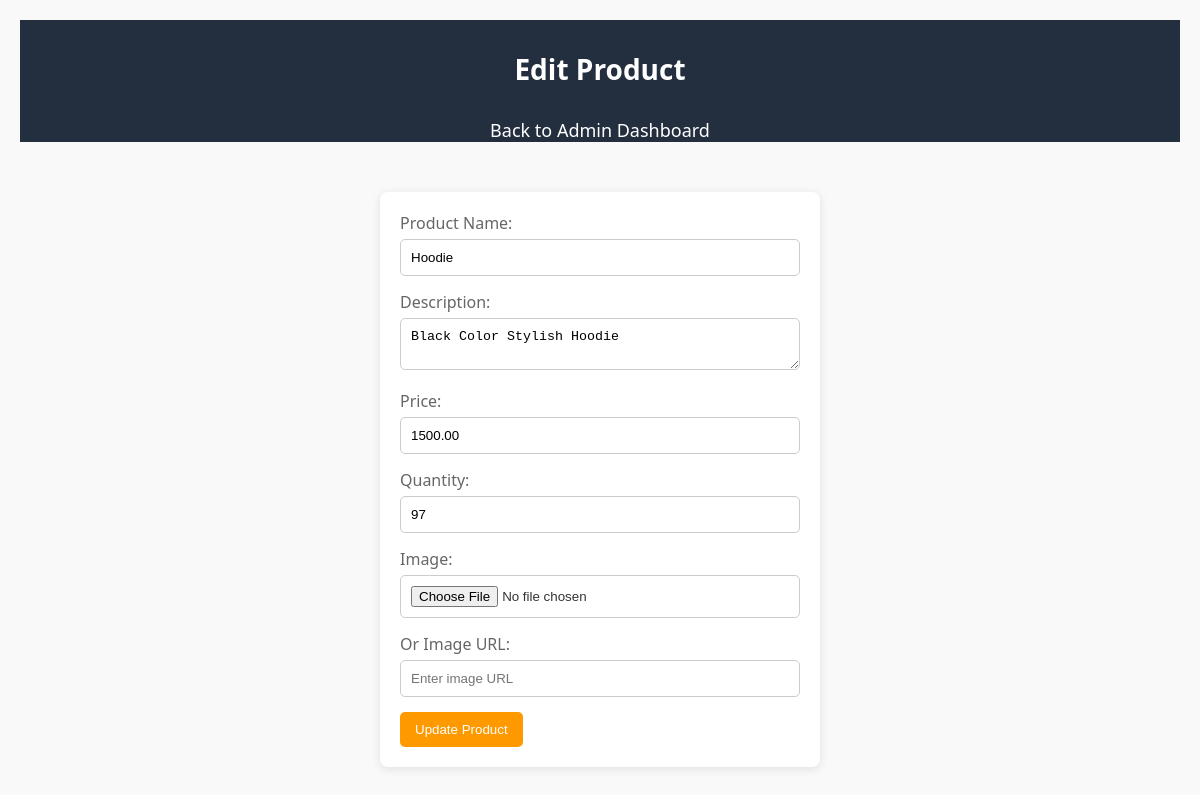
Page /Admin/edit_product.php?id=12 (signed in) on the committed database.
### tables this page shows
CREATE TABLE `products` (
  `id` int(11) NOT NULL,
  `name` varchar(100) NOT NULL,
  `description` text NOT NULL,
  `price` decimal(10,2) NOT NULL,
  `quantity` int(11) NOT NULL,
  `image` varchar(255) DEFAULT NULL,
  `category_id` int(11) DEFAULT NULL
);

### Admin/edit_product.php (the view, shortened to what this page needs)
<?php
$host = 'localhost';
$db = 'ecomerce';
$user = 'root';
$pass = '';
$conn = new mysqli($host, $user, $pass, $db);
if (isset($_GET['id'])) {
    $productId = $_GET['id'];
    $stmt = $conn->prepare("SELECT * FROM products WHERE id = ?");
    $stmt->bind_param("i", $productId);
    $stmt->execute();
    $result = $stmt->get_result();
    if ($result->num_rows > 0) {
        $product = $result->fetch_assoc();
    } else {
        die("Product not found.");
    }
} else {
    die("No product ID provided.");
}
?>
<!DOCTYPE html>
<html lang="en">
<head>
</head>
<body>
<header>Edit Product</header>
<nav>
    <ul>
      <li><a href="admin.php">Back to Admin Dashboard</a></li>
    </ul>
</nav>
<?php if (isset($product)): ?>
<form action="" method="post" enctype="multipart/form-data">
<label for="name">Product Name:</label>
<input type="text" id="name" name="name" value="<?php echo htmlspecialchars($product['name']); ?>" required>
<label for="description">Description:</label>
<textarea id="description" name="description" required><?php echo htmlspecialchars($product['description']); ?></textarea>
<label for="price">Price:</label>
<input type="text" id="price" name="price" value="<?php echo htmlspecialchars($product['price']); ?>" required>
<label for="quantity">Quantity:</label>
<input type="number" id="quantity" name="quantity" value="<?php echo htmlspecialchars($product['quantity']); ?>" required>
<label for="image">Image:</label>
<input type="file" id="image" name="image">
<label for="image_url">Or Image URL:</label>
<input type="text" id="image_url" name="image_url" placeholder="Enter image URL">
<input type="submit" name="update_product" value="Update Product">
</form>
<?php else: ?>
<p>No product found to edit.</p>
<?php endif; ?>
</body>
</html>

### Admin/edit_product.php (style rules this page uses)
body { font-family: 'Segoe UI', Tahoma, Geneva, Verdana, sans-serif; background-color: #f9f9f9; margin: 0; padding: 20px; color: #333; }
header { background-color: #232f3e; color: white; text-align: center; padding: 30px 0; font-size: 28px; font-weight: bold; }
nav { background-color: #232f3e; position: sticky; top: 0; z-index: 100; }
nav ul { margin: 0; padding: 0; display: flex; justify-content: center; list-style: none; }
nav ul li { margin: 0 20px; }
nav ul li a { color: white; text-decoration: none; font-size: 18px; padding: 10px 20px; transition: background-color 0.3s ease; }
form { background-color: white; padding: 20px; border-radius: 8px; box-shadow: 0 2px 10px rgba(0, 0, 0, 0.1); max-width: 400px; margin: 50px auto; }
label { display: block; margin-bottom: 5px; color: #666666; }
input[type="text"], input[type="number"], textarea, input[type="file"] { width: calc(100% - 22px); padding: 10px; border: 1px solid #cccccc; border-radius: 5px; margin-bottom: 15px; }
input[type="submit"] { background-color: #ff9900; color: white; padding: 10px 15px; border: none; border-radius: 5px; cursor: pointer; transition: background-color 0.3s ease; }

### rows in the picture
products: name "Hoodie", description "Black Color Stylish Hoodie", price "1500.00", quantity "97"
